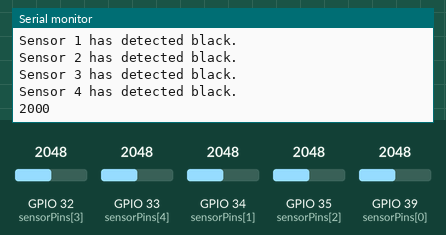
Simulated run of this sketch. Board: ESP32. Shown: the last lines printed to the serial monitor. Inputs (shaded band) come from the test bench; at power-on: GPIO 32 (sensorPins[3]) = 2048, GPIO 33 (sensorPins[4]) = 2048, GPIO 34 (sensorPins[1]) = 2048, GPIO 35 (sensorPins[2]) = 2048, GPIO 39 (sensorPins[0]) = 2048.

Above: at 8.2 s.
8.3 s: GPIO 32 (sensorPins[3]) set to 3972
At 9.0 s:
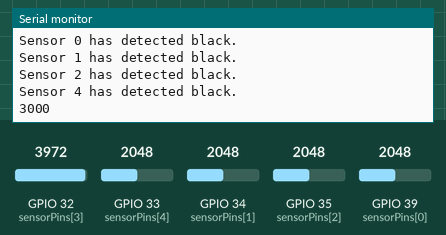
9.8 s: GPIO 33 (sensorPins[4]) set to 3972
At 10.5 s:
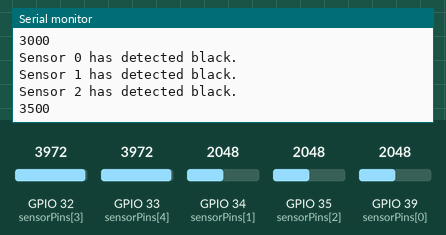
11.3 s: GPIO 34 (sensorPins[1]) set to 3972
At 12.0 s:
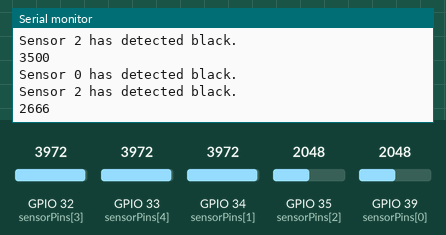
12.8 s: GPIO 35 (sensorPins[2]) set to 3972
At 13.5 s:
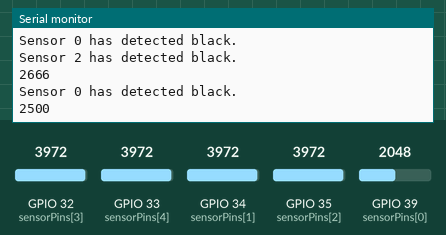
14.3 s: GPIO 32 (sensorPins[3]) set to 2866
At 15.0 s:
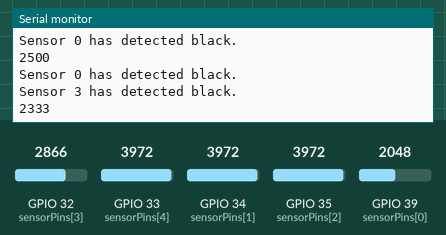
15.8 s: GPIO 39 (sensorPins[0]) set to 3972
At 16.5 s:
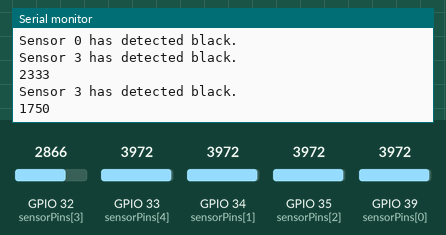
Timing chart, 0 to 18.3 s (numbered marks = the images above; inputs shaded):
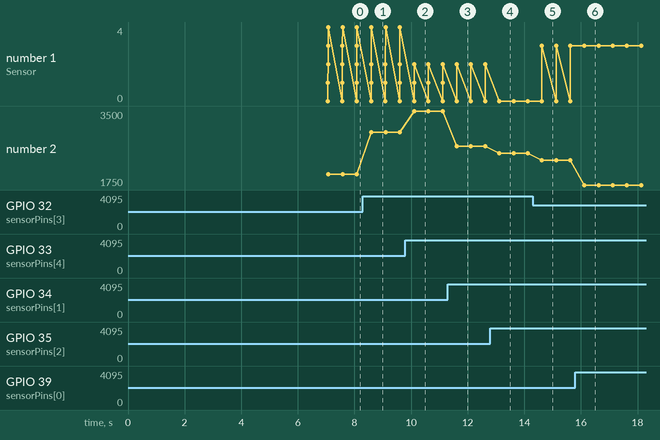

Measured:
- after the input at 8.3 s, the serial monitor: prints a new line after 0.30 s (image 1)
- after the input at 9.8 s, the serial monitor: prints a new line after 0.31 s (image 2)
- after the input at 11.3 s, the serial monitor: prints a new line after 0.32 s (image 3)
- after the input at 12.8 s, the serial monitor: prints a new line after 0.32 s (image 4)
- after the input at 14.3 s, the serial monitor: prints a new line after 0.32 s (image 5)
- after the input at 15.8 s, the serial monitor: prints a new line after 0.32 s (image 6)
- plotted number 1: 0 → 3 after the input at 14.3 s
- plotted number 2: 2000 → 3000 after the input at 8.3 s, 3000 → 3500 after the input at 9.8 s, 3500 → 2666 after the input at 11.3 s, 2666 → 2500 after the input at 12.8 s, 2500 → 2333 after the input at 14.3 s

The sketch:

IR_sensor.ino
```cpp
const int sensorPins[5] = {39, 34, 35, 32, 33};  // Out1..Out5
int sensorValues[5];
int threshold[5];

void setup() {
  // put your setup code here, to run once:
  Serial.begin(115200);

  for (int i = 0; i < 5; i++) {
    pinMode(sensorPins[i], INPUT);
  }

  calibrateSensors();

  Serial.println("Simple Line Following Robot Started");
}

void calibrateSensors() {
  Serial.println("Calibrating sensors... Place robot on the line and wait.");
  delay(2000); // Wait for placement
  for (int i = 0; i < 5; i++) {
    int minVal = 4095, maxVal = 0;
    for (int j = 0; j < 100; j++) {
      int val = analogRead(sensorPins[i]);
      if (val < minVal) minVal = val;
      if (val > maxVal) maxVal = val;
      delay(10);
    }
    threshold[i] = 1.5 * ((minVal + maxVal) * 0.5); // Set threshold as midpoint
    Serial.print("Sensor "); Serial.print(i); Serial.print(": "); Serial.println(threshold[i]);
  }
  Serial.println("Calibration complete.");
  Serial.println("Threshold: " + String(threshold[0]) + " " + String(threshold[1]) + " " + String(threshold[2]) + " " + String(threshold[3]) + " " + String(threshold[4]));

}

void loop() {
  // put your main code here, to run repeatedly:
  int position = calculatePosition();
  Serial.println(position);
  delay(500);
}

int calculatePosition() {
  long weightedSum = 0;
  long sum = 0;
  int sensorsOn = 0;

  for (int i = 0; i < 5; i++) {
    sensorValues[i] = analogRead(sensorPins[i]);
    // Check if sensor is above threshold (on the line)
    if (sensorValues[i] < threshold[i]) {
      sensorsOn++;
      Serial.println("Sensor " + String(i) + " has detected black.");
    }
    // Use analog values for smoother position calculation
    int weight = map(sensorValues[i], threshold[i], 4095, 0, 1000); // Scale to 0-1000

    if (weight > 100) { // Only count significant detections
      weightedSum += (long)i * weight;
      sum += weight;
    }
  }

  if (sum == 0) {
    return 2000;
  }

  return (weightedSum * 1000) / sum; // Scale to 0-4000 range
}
```
